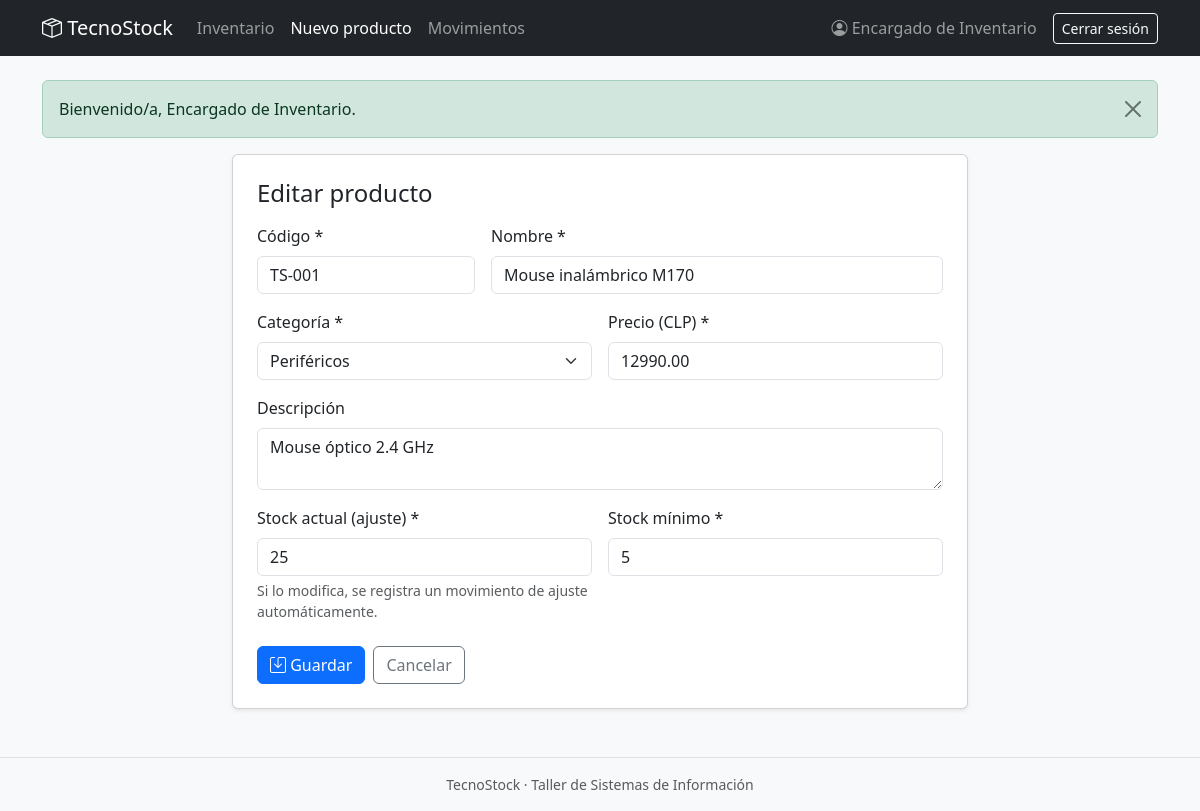
The page /producto_form.php?id=1 (signed in) on the database its author committed.
### tables this page shows
CREATE TABLE productos (
  id_producto  INT UNSIGNED NOT NULL AUTO_INCREMENT,
  codigo       VARCHAR(30)  NOT NULL,
  nombre       VARCHAR(100) NOT NULL,
  descripcion  VARCHAR(255) NULL,
  precio       DECIMAL(10,2) NOT NULL DEFAULT 0,
  stock_actual INT NOT NULL DEFAULT 0,
  stock_minimo INT NOT NULL DEFAULT 0,
  estado       TINYINT(1)   NOT NULL DEFAULT 1 COMMENT '1=activo, 0=inactivo (borrado logico)',
  id_categoria INT UNSIGNED NOT NULL,
  CONSTRAINT pk_productos PRIMARY KEY (id_producto),
  CONSTRAINT uq_productos_codigo UNIQUE (codigo),
  CONSTRAINT fk_productos_categoria FOREIGN KEY (id_categoria)
    REFERENCES categorias (id_categoria) ON DELETE RESTRICT ON UPDATE CASCADE,
  CONSTRAINT ck_productos_precio CHECK (precio >= 0),
  CONSTRAINT ck_productos_stock_actual CHECK (stock_actual >= 0),
  CONSTRAINT ck_productos_stock_minimo CHECK (stock_minimo >= 0),
  CONSTRAINT ck_productos_estado CHECK (estado IN (0,1))
);

CREATE TABLE categorias (
  id_categoria INT UNSIGNED NOT NULL AUTO_INCREMENT,
  nombre       VARCHAR(80)  NOT NULL,
  descripcion  VARCHAR(255) NULL,
  estado       TINYINT(1)   NOT NULL DEFAULT 1,
  CONSTRAINT pk_categorias PRIMARY KEY (id_categoria),
  CONSTRAINT uq_categorias_nombre UNIQUE (nombre),
  CONSTRAINT ck_categorias_estado CHECK (estado IN (0,1))
);

### includes/funciones.php (called while the page is built, shortened)
<?php
function e(?string $valor): string
{
    return htmlspecialchars((string) $valor, ENT_QUOTES, 'UTF-8');
}

### producto_form.php (the view, shortened to what this page needs)
<?php
$pdo = obtener_conexion();
$id = isset($_GET['id']) && ctype_digit((string) $_GET['id']) ? (int) $_GET['id'] : 0;
$esNuevo = $id === 0;
$errores = [];
$datos = ['codigo' => '', 'nombre' => '', 'descripcion' => '', 'precio' => '', 'stock_actual' => '0', 'stock_minimo' => '0', 'id_categoria' => ''];
try {
    if (!$esNuevo) {
        $st = $pdo->prepare('SELECT * FROM productos WHERE id_producto = :id');
        $st->execute([':id' => $id]);
        $original = $st->fetch();
        $datos = array_merge($datos, array_map('strval', $original));
    }
    $categorias = $pdo->query('SELECT id_categoria, nombre FROM categorias WHERE estado = 1 ORDER BY nombre')->fetchAll();
} catch (PDOException $ex) {
    error_log($ex->getMessage());
    http_response_code(500);
    exit('Error al cargar el formulario.');
}
$titulo = $esNuevo ? 'Nuevo producto' : 'Editar producto';
require __DIR__ . '/includes/header.php';
?>
<div class="row justify-content-center">
  <div class="col-lg-8">
    <div class="card shadow-sm">
      <div class="card-body p-4">
        <h1 class="h4 mb-3"><?= e($titulo) ?></h1>
        <form method="post" id="form-producto" novalidate>
          <div class="row g-3">
            <div class="col-md-4">
              <label for="codigo" class="form-label">Código *</label>
              <input type="text" class="form-control <?= isset($errores['codigo']) ? 'is-invalid' : '' ?>" id="codigo" name="codigo" maxlength="30" value="<?= e($datos['codigo']) ?>">
            </div>
            <div class="col-md-8">
              <label for="nombre" class="form-label">Nombre *</label>
              <input type="text" class="form-control <?= isset($errores['nombre']) ? 'is-invalid' : '' ?>" id="nombre" name="nombre" maxlength="100" value="<?= e($datos['nombre']) ?>">
            </div>
            <div class="col-md-6">
              <label for="id_categoria" class="form-label">Categoría *</label>
              <select class="form-select <?= isset($errores['id_categoria']) ? 'is-invalid' : '' ?>" id="id_categoria" name="id_categoria">
                <?php foreach ($categorias as $c): ?>
                  <option value="<?= (int) $c['id_categoria'] ?>" <?= (string) $c['id_categoria'] === $datos['id_categoria'] ? 'selected' : '' ?>><?= e($c['nombre']) ?></option>
                <?php endforeach; ?>
              </select>
            </div>
            <div class="col-md-6">
              <label for="precio" class="form-label">Precio (CLP) *</label>
              <input type="number" step="0.01" class="form-control <?= isset($errores['precio']) ? 'is-invalid' : '' ?>" id="precio" name="precio" value="<?= e($datos['precio']) ?>">
            </div>
            <div class="col-12">
              <label for="descripcion" class="form-label">Descripción</label>
              <textarea class="form-control <?= isset($errores['descripcion']) ? 'is-invalid' : '' ?>" id="descripcion" name="descripcion" rows="2" maxlength="255"><?= e($datos['descripcion']) ?></textarea>
            </div>
            <div class="col-md-6">
              <label for="stock_actual" class="form-label"><?= $esNuevo ? 'Stock inicial *' : 'Stock actual (ajuste) *' ?></label>
              <input type="number" step="1" class="form-control <?= isset($errores['stock_actual']) ? 'is-invalid' : '' ?>" id="stock_actual" name="stock_actual" value="<?= e($datos['stock_actual']) ?>">
              <?php if (!$esNuevo): ?><div class="form-text">Si lo modifica, se registra un movimiento de ajuste automáticamente.</div><?php endif; ?>
            </div>
            <div class="col-md-6">
              <label for="stock_minimo" class="form-label">Stock mínimo *</label>
              <input type="number" step="1" class="form-control <?= isset($errores['stock_minimo']) ? 'is-invalid' : '' ?>" id="stock_minimo" name="stock_minimo" value="<?= e($datos['stock_minimo']) ?>">
            </div>
          </div>
          <div class="mt-4 d-flex gap-2">
            <button class="btn btn-primary" type="submit"><i class="bi bi-save"></i> Guardar</button>
            <a class="btn btn-outline-secondary" href="index.php">Cancelar</a>
          </div>
        </form>
      </div>
    </div>
  </div>
</div>
<?php require __DIR__ . '/includes/footer.php'; ?>

### rows shown on the page
productos: codigo "TS-001", nombre "Mouse inalámbrico M170", id_categoria "Periféricos", precio "12990.00", descripcion "Mouse óptico 2.4 GHz", stock_actual "25", stock_minimo "5"

### other values the page prints
$_SESSION['nombre'] "Encargado de Inventario"
$m['texto'] "Bienvenido/a, Encargado de Inventario."
$titulo "Editar producto"
